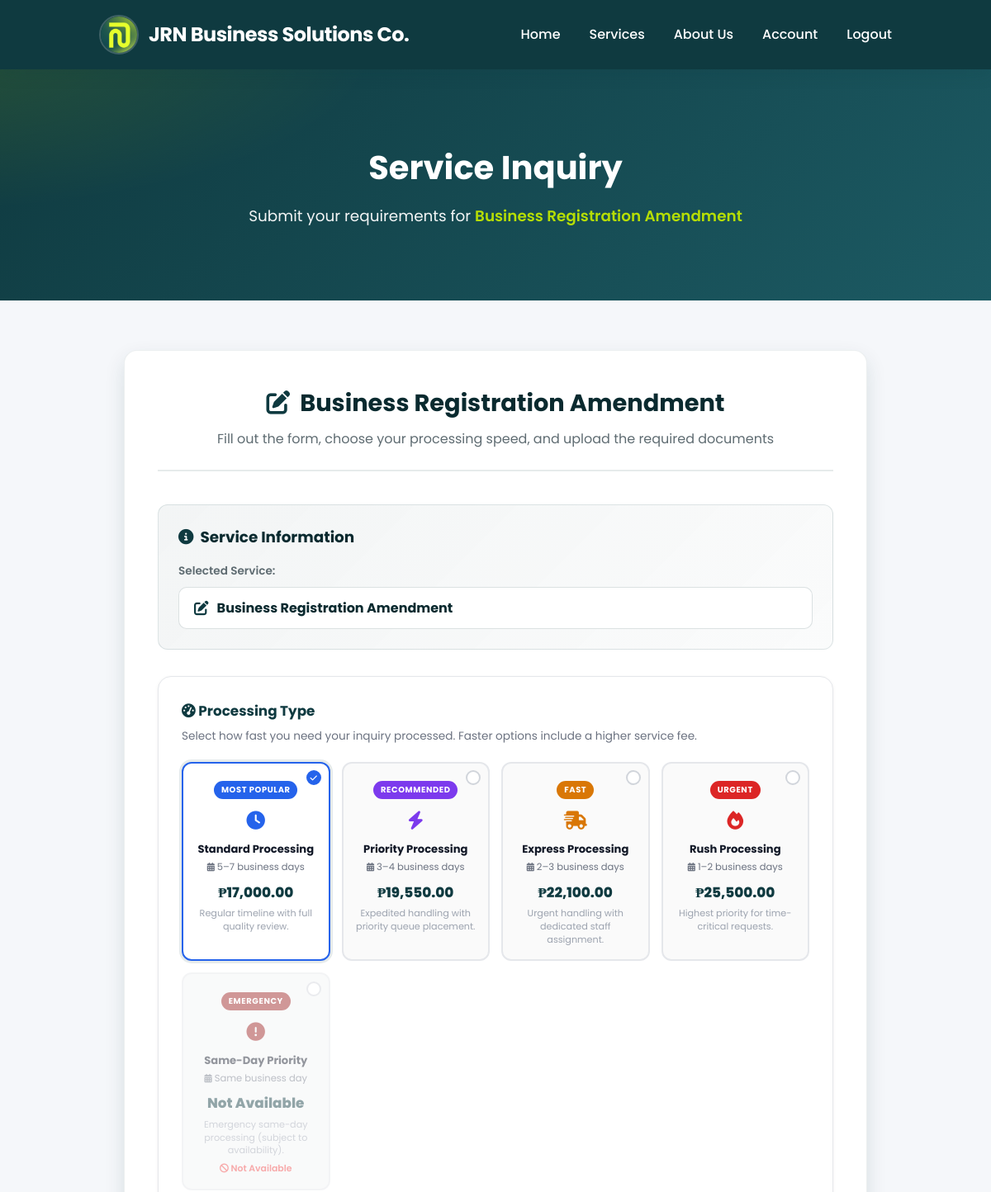
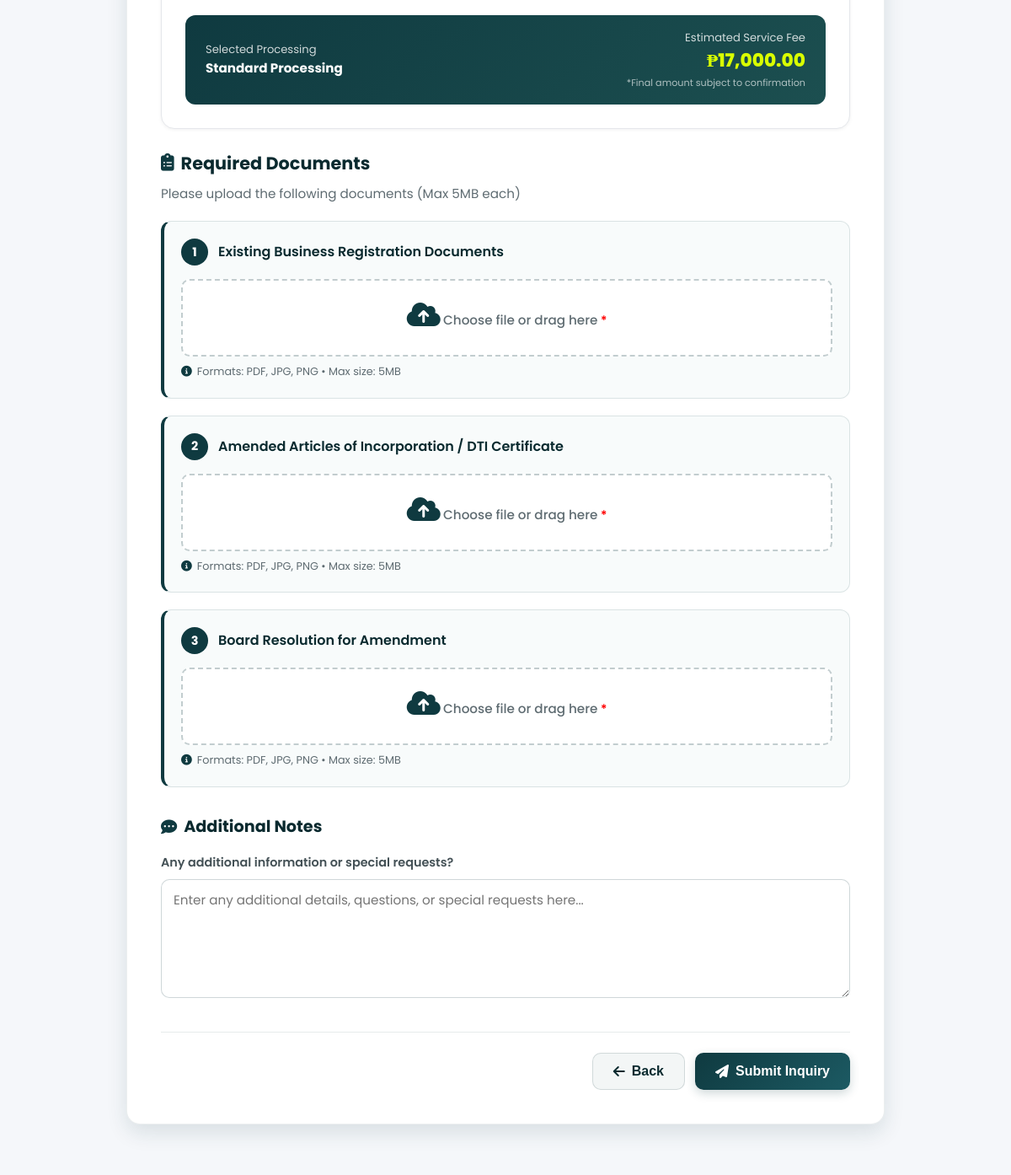
The app's page /inquire.php?service=amendment (signed in) with its own data (2 pictures, top to bottom).
### tables this page shows
CREATE TABLE `services` (
  `id` int(11) NOT NULL,
  `name` varchar(150) NOT NULL,
  `price` decimal(10,2) NOT NULL DEFAULT 0.00,
  `slug` varchar(150) NOT NULL,
  `category` varchar(100) DEFAULT NULL,
  `short_description` varchar(300) DEFAULT NULL,
  `long_description` text DEFAULT NULL,
  `icon` varchar(255) DEFAULT NULL,
  `image` varchar(255) DEFAULT NULL,
  `is_active` tinyint(1) DEFAULT 1,
  `scheduled_action` enum('activate','deactivate') DEFAULT NULL,
  `scheduled_at` datetime DEFAULT NULL,
  `scheduled_effective_at` datetime DEFAULT NULL,
  `featured` tinyint(1) DEFAULT 0,
  `display_order` int(11) DEFAULT 0,
  `created_by` int(11) DEFAULT NULL,
  `created_at` timestamp NOT NULL DEFAULT current_timestamp(),
  `updated_at` timestamp NOT NULL DEFAULT current_timestamp() ON UPDATE current_timestamp(),
  `standard_price` decimal(10,2) DEFAULT 0.00,
  `priority_price` decimal(10,2) DEFAULT 0.00,
  `express_price` decimal(10,2) DEFAULT 0.00,
  `rush_price` decimal(10,2) DEFAULT 0.00,
  `same_day_price` decimal(10,2) DEFAULT 0.00,
  `standard_status` tinyint(1) DEFAULT 1,
  `priority_status` tinyint(1) DEFAULT 1,
  `express_status` tinyint(1) DEFAULT 1,
  `rush_status` tinyint(1) DEFAULT 1,
  `same_day_status` tinyint(1) DEFAULT 0
);

CREATE TABLE `service_requirements` (
  `id` int(11) NOT NULL,
  `service_id` int(11) NOT NULL,
  `requirement_text` varchar(255) NOT NULL,
  `requires_id_type` tinyint(1) NOT NULL DEFAULT 0,
  `sort_order` int(11) NOT NULL DEFAULT 0,
  `is_required` tinyint(1) NOT NULL DEFAULT 1,
  `created_at` timestamp NOT NULL DEFAULT current_timestamp()
);

### inquire.php (the view, shortened to what this page needs)
<?php
require_once 'connection/dbconn.php';
$service = trim($_GET['service'] ?? '');
$stmt = $conn->prepare("
    SELECT id, name, slug
    FROM services
    WHERE slug = ? AND is_active = 1
    LIMIT 1
");
$stmt->bind_param("s", $service);
$stmt->execute();
$service_row = $stmt->get_result()->fetch_assoc();
$icon_map = [
    'dti-registration'      => 'fa-file-alt',
    'sec-registration'      => 'fa-building',
    'mayors-permit'         => 'fa-landmark',
    'bir-registration'      => 'fa-receipt',
    'closure'               => 'fa-door-closed',
    'renewal'               => 'fa-sync',
    'amendment'             => 'fa-edit',
    'bir-open-cases'        => 'fa-gavel',
    'bookkeeping'           => 'fa-book',
    'retainership'          => 'fa-handshake',
    'bir-tax-filing'        => 'fa-file-invoice',
    'annual-income-tax'     => 'fa-calculator',
    'business-consultation' => 'fa-comments',
    'tax-advice'            => 'fa-lightbulb',
    'payroll-management'    => 'fa-users'
];
$req_stmt = $conn->prepare("
    SELECT requirement_text, requires_id_type, sort_order
    FROM service_requirements
    WHERE service_id = ?
    ORDER BY sort_order ASC, id ASC
");
$req_stmt->bind_param("i", $service_row['id']);
$req_stmt->execute();
$req_result = $req_stmt->get_result();
$requirements = [];
while ($row = $req_result->fetch_assoc()) {
    $requirements[] = $row;
}
$service_info = [
    'id' => $service_row['id'],
    'name' => $service_row['name'],
    'slug' => $service_row['slug'],
    'icon' => $icon_map[$service_row['slug']] ?? 'fa-briefcase',
    'requirements' => $requirements
];
$processing_types = [
    'standard' => [
        'label'       => 'Standard Processing',
        'timeline'    => '5–7 business days',
        'badge'       => 'Most Popular',
        'badge_color' => '#2563eb',
        'icon'        => 'fa-clock',
        'description' => 'Regular timeline with full quality review.',
        'color'       => '#2563eb',
    ],
    'priority' => [
        'label'       => 'Priority Processing',
        'timeline'    => '3–4 business days',
        'badge'       => 'Recommended',
        'badge_color' => '#7c3aed',
        'icon'        => 'fa-bolt',
        'description' => 'Expedited handling with priority queue placement.',
        'color'       => '#7c3aed',
    ],
    'express' => [
        'label'       => 'Express Processing',
        'timeline'    => '2–3 business days',
        'badge'       => 'Fast',
        'badge_color' => '#d97706',
        'icon'        => 'fa-shipping-fast',
        'description' => 'Urgent handling with dedicated staff assignment.',
        'color'       => '#d97706',
    ],
    'rush' => [
        'label'       => 'Rush Processing',
        'timeline'    => '1–2 business days',
        'badge'       => 'Urgent',
        'badge_color' => '#dc2626',
        'icon'        => 'fa-fire',
        'description' => 'Highest priority for time-critical requests.',
        'color'       => '#dc2626',
    ],
    'same_day' => [
        'label'       => 'Same-Day Priority',
        'timeline'    => 'Same business day',
        'badge'       => 'Emergency',
        'badge_color' => '#991b1b',
        'icon'        => 'fa-exclamation-circle',
        'description' => 'Emergency same-day processing (subject to availability).',
        'color'       => '#991b1b',
    ],
];
$db_stmt = $conn->prepare("
SELECT
    price,
    standard_price, priority_price, express_price, rush_price, same_day_price,
    standard_status, priority_status, express_status, rush_status, same_day_status
FROM services
WHERE slug = ? AND is_active = 1
LIMIT 1
");
$db_stmt->bind_param("s", $service);
$db_stmt->execute();
$db_service = $db_stmt->get_result()->fetch_assoc();
$prices_for_service = [
    'standard' => $db_service['standard_status'] ? $db_service['standard_price'] : null,
    'priority' => $db_service['priority_status'] ? $db_service['priority_price'] : null,
    'express'  => $db_service['express_status'] ? $db_service['express_price'] : null,
    'rush'     => $db_service['rush_status'] ? $db_service['rush_price'] : null,
    'same_day' => $db_service['same_day_status'] ? $db_service['same_day_price'] : null,
];
?>
<!DOCTYPE html>
<html lang="en">
<head>
    <link rel="stylesheet" href="assets/css/global.css" />
    <link rel="stylesheet" href="assets/css/index.css" />
    <link rel="stylesheet" href="assets/css/responsive.css" />
    <link rel="stylesheet" href="assets/css/inquire.css" />
    <link rel="stylesheet" href="https://cdnjs.cloudflare.com/ajax/libs/font-awesome/6.4.0/css/all.min.css" />
</head>
<body>
    <header class="navbar">
        <div class="logo-container">
            <img src="assets/img/Logo.jpg" alt="JRN Logo" class="logo-img" />
            <span class="logo-text">JRN Business Solutions Co.</span>
        </div>
        <nav>
            <ul class="nav-links">
                <li><a href="index.php">Home</a></li>
                <li><a href="services.php">Services</a></li>
                <li><a href="index.php#about">About Us</a></li>
                <?php if (isset($_SESSION['user_id'])): ?>
                    <li><a href="account_page.php">Account</a></li>
                    <li><a href="#" id="logout-btn">Logout</a></li>
                <?php else: ?>
                    <li><a href="login.php">Login</a></li>
                <?php endif; ?>
            </ul>
        </nav>
    </header>
    <section class="inquire-hero">
        <div class="hero-content">
            <h1>Service Inquiry</h1>
            <p>Submit your requirements for <strong><?php echo htmlspecialchars($service_info['name']); ?></strong></p>
        </div>
    </section>
    <section class="inquire-form">
        <div class="container">
            <div class="form-header">
                <h2><i class="fas <?php echo htmlspecialchars($service_info['icon']); ?>"></i>
                    <?php echo htmlspecialchars($service_info['name']); ?></h2>
                <p>Fill out the form, choose your processing speed, and upload the required documents</p>
            </div>
            <form id="inquiryForm" action="process_inquiry.php" method="POST" enctype="multipart/form-data">
                <div class="info-card">
                    <h3><i class="fas fa-info-circle"></i> Service Information</h3>
                    <div class="service-display">
                        <label>Selected Service:</label>
                        <div class="service-badge">
                            <i class="fas <?php echo htmlspecialchars($service_info['icon']); ?>"></i>
                            <span><?php echo htmlspecialchars($service_info['name']); ?></span>
                        </div>
                    </div>
                </div>
                <div class="processing-type-section">
                    <h3><i class="fas fa-tachometer-alt"></i> Processing Type</h3>
                    <p class="section-subtitle">
                        Select how fast you need your inquiry processed.
                        Faster options include a higher service fee.
                    </p>
                    <div class="proc-grid">
                        <?php foreach ($processing_types as $type_key => $type): ?>
                            <?php
                            $price_val   = $prices_for_service[$type_key];
                            $unavailable = ($price_val === null);
                            $price_disp  = $unavailable
                                ? 'Not Available'
                                : '₱' . number_format($price_val, 2);
                            $is_default  = ($type_key === 'standard');
                            ?>
                            <label class="proc-card <?php echo $unavailable ? 'proc-unavailable' : ''; ?> <?php echo $is_default ? 'proc-selected' : ''; ?>"
                                data-type="<?php echo $type_key; ?>"
                                data-price="<?php echo $price_val ?? 0; ?>"
                                data-label="<?php echo htmlspecialchars($type['label']); ?>"
                                data-color="<?php echo $type['color']; ?>"
                                style="--proc-color: <?php echo $type['color']; ?>;">
                                <div class="proc-check">
                                    <?php if ($is_default && !$unavailable): ?>
                                        <i class="fas fa-check"></i>
                                    <?php endif; ?>
                                </div>
                                <?php if ($type['badge']): ?>
                                    <div class="proc-badge" style="background:<?php echo $type['badge_color']; ?>;">
                                        <?php echo htmlspecialchars($type['badge']); ?>
                                    </div>
                                <?php else: ?>
                                    <div style="height:1.55rem;"></div>
                                <?php endif; ?>
                                <span class="proc-icon" style="color:<?php echo $type['color']; ?>;">
                                    <i class="fas <?php echo $type['icon']; ?>"></i>
                                </span>
                                <div class="proc-label"><?php echo htmlspecialchars($type['label']); ?></div>
                                <div class="proc-timeline">
                                    <i class="fas fa-calendar-alt" style="font-size:0.65rem;"></i>
                                    <?php echo htmlspecialchars($type['timeline']); ?>
                                </div>
                                <div class="proc-price"><?php echo $price_disp; ?></div>
                                <div class="proc-desc"><?php echo htmlspecialchars($type['description']); ?></div>
                                <?php if ($unavailable): ?>
                                    <div class="proc-unavailable-tag"><i class="fas fa-ban"></i> Not Available</div>
                                <?php endif; ?>
                            </label>
                        <?php endforeach; ?>
                    </div>
                    <div class="price-summary-strip">
                        <div>
                            <div class="pss-label">Selected Processing</div>
                            <div class="pss-type" id="stripTypeName">Standard Processing</div>
                        </div>
                        <div style="text-align:right;">
                            <div class="pss-label">Estimated Service Fee</div>
                            <div class="pss-price" id="stripPrice">
                                ₱<?php
                                    $std = $prices_for_service['standard'];
                                    echo $std !== null ? number_format($std, 2) : '—';
                                    ?>
                            </div>
                            <div class="pss-note">*Final amount subject to confirmation</div>
                        </div>
                    </div>
                </div>
                <?php if (!empty($service_info['requirements'])): ?>
                    <div class="requirements-section">
                        <h3><i class="fas fa-clipboard-list"></i> Required Documents</h3>
                        <p class="section-subtitle">Please upload the following documents (Max 5MB each)</p>
                        <?php foreach ($service_info['requirements'] as $index => $req): ?>
                            <div class="requirement-block">
                                <div class="req-header">
                                    <span class="req-number"><?php echo $index + 1; ?></span>
                                    <label><?php echo htmlspecialchars($req['requirement_text']); ?></label>
                                </div>
                                <div class="form-group file-upload-group">
                                    <label for="file_<?php echo $index; ?>" class="required file-label">
                                        <i class="fas fa-cloud-upload-alt"></i>
                                        <span class="file-text">Choose file or drag here</span>
                                    </label>
                                    <small class="file-note">
                                        <i class="fas fa-info-circle"></i> Formats: PDF, JPG, PNG • Max size: 5MB
                                    </small>
                                </div>
                            </div>
                        <?php endforeach; ?>
                    </div>
                <?php endif; ?>
                <div class="notes-section">
                    <h3><i class="fas fa-comment-dots"></i> Additional Notes</h3>
                    <div class="form-group">
                        <label for="notes">Any additional information or special requests?</label>
                        <textarea id="notes" name="notes"
                            placeholder="Enter any additional details, questions, or special requests here..."
                            rows="5"></textarea>
                    </div>
                </div>
                <div class="form-actions">
                    <button type="button" class="btn-secondary" onclick="window.history.back()">
                        <i class="fas fa-arrow-left"></i> Back
                    </button>
                    <button type="submit" class="btn-primary">
                        <i class="fas fa-paper-plane"></i> Submit Inquiry
                    </button>
                </div>
            </form>
        </div>
    </section>
</body>
</html>

### records on screen
services: name "Business Registration Amendment", priority_price "₱19,550.00", express_price "₱22,100.00", rush_price "₱25,500.00"
service_requirements: requirement_text "Existing Business Registration Documents"
service_requirements: requirement_text "Amended Articles of Incorporation / DTI Certificate"
service_requirements: requirement_text "Board Resolution for Amendment"

### other values on screen
$type['badge'] "MOST POPULAR"
$type['label'] "Standard Processing"
$type['timeline'] "5–7 business days"
$price_disp "₱17,000.00"
$type['description'] "Regular timeline with full quality review."
$type['badge'] "RECOMMENDED"
$type['label'] "Priority Processing"
$type['timeline'] "3–4 business days"
$type['description'] "Expedited handling with priority queue placement."
$type['badge'] "FAST"
$type['label'] "Express Processing"
$type['timeline'] "2–3 business days"
$type['description'] "Urgent handling with dedicated staff assignment."
$type['badge'] "URGENT"
$type['label'] "Rush Processing"
